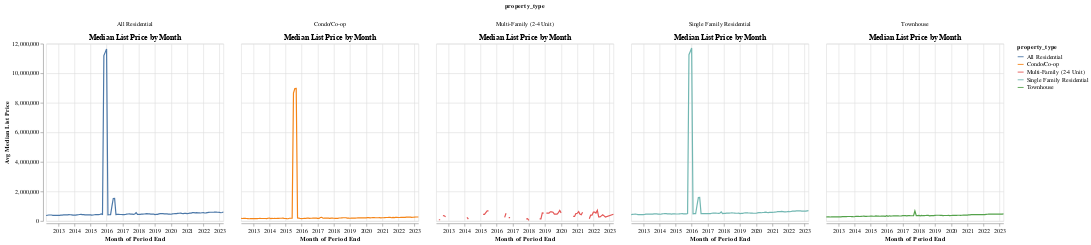

Notebook cell for this chart:
### Markdown cell above
# 5) Median List Price By Month

### Code cell
# Calculate average median list price by month and property type
data_agg = df_features.groupby([pd.Grouper(key='period_end', freq='M'), 'property_type']).agg({'median_list_price': 'mean'}).reset_index()

# Plot chart with tooltip and faceting by property type
alt.Chart(data_agg).mark_line().encode(
    x=alt.X('period_end:T', axis=alt.Axis(title='Month of Period End')),
    y=alt.Y('median_list_price:Q', axis=alt.Axis(title='Avg Median List Price')),
    color='property_type:N',
    tooltip=['property_type:N', 'period_end:T', 'median_list_price:Q']
).properties(
    title='Median List Price by Month'
).facet(column='property_type:N')

### Figure 1 — Vega-Lite specification as saved in the notebook (floating-point values rounded to 4 significant figures; data arrays with more than 128 entries replaced by an {"elided": "..."} marker saying what was removed)
{"config": {"view": {"continuousWidth": 300, "continuousHeight": 300}}, "data": {"name": "data-672e3623c69728021263a201dc6c2028"}, "facet": {"column": {"field": "property_type", "type": "nominal"}}, "spec": {"mark": {"type": "line"}, "encoding": {"color": {"field": "property_type", "type": "nominal"}, "tooltip": [{"field": "property_type", "type": "nominal"}, {"field": "period_end", "type": "temporal"}, {"field": "median_list_price", "type": "quantitative"}], "x": {"axis": {"title": "Month of Period End"}, "field": "period_end", "type": "temporal"}, "y": {"axis": {"title": "Avg Median List Price"}, "field": "median_list_price", "type": "quantitative"}}, "title": "Median List Price by Month"}, "$schema": "https://vega.github.io/schema/vega-lite/v5.8.0.json", "datasets": {"data-672e3623c69728021263a201dc6c2028": {"elided": "638 records"}}}
